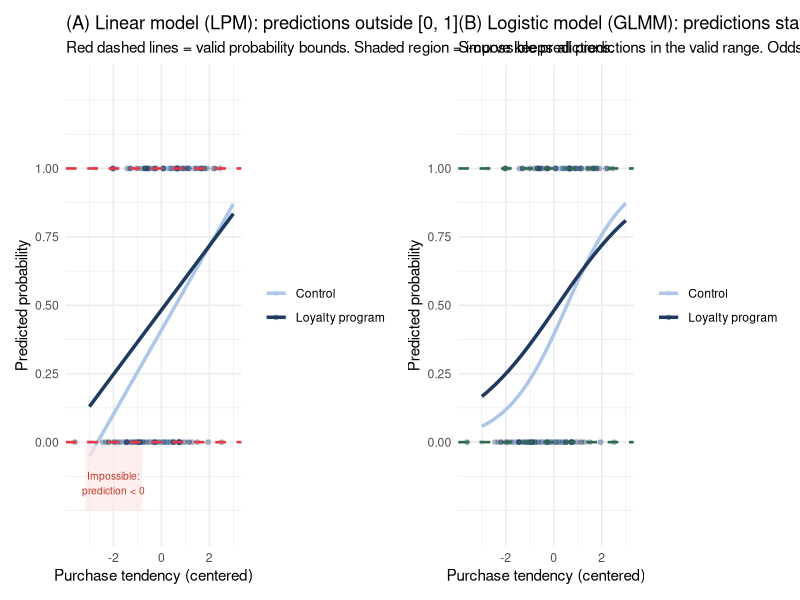
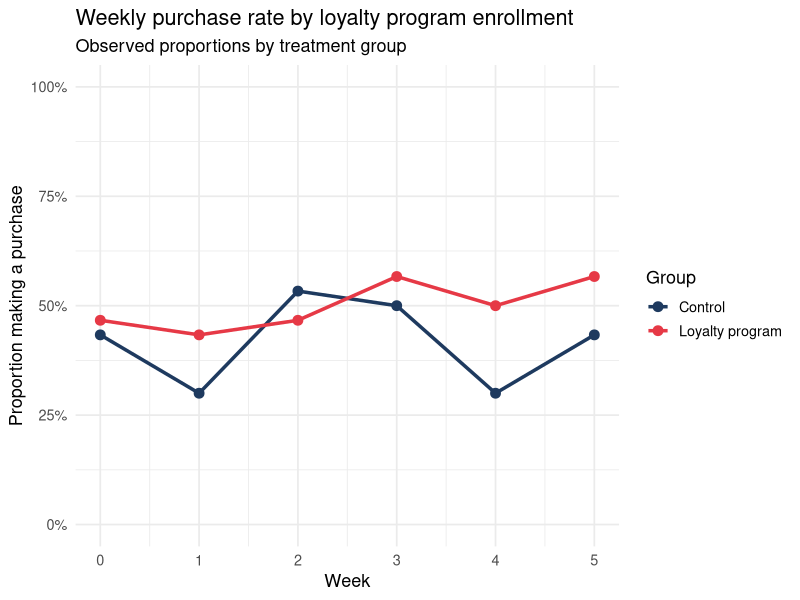
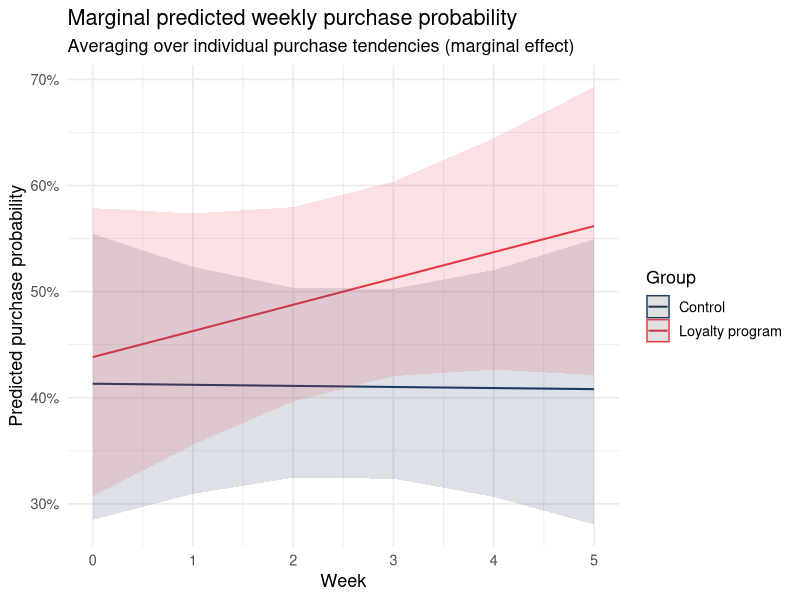
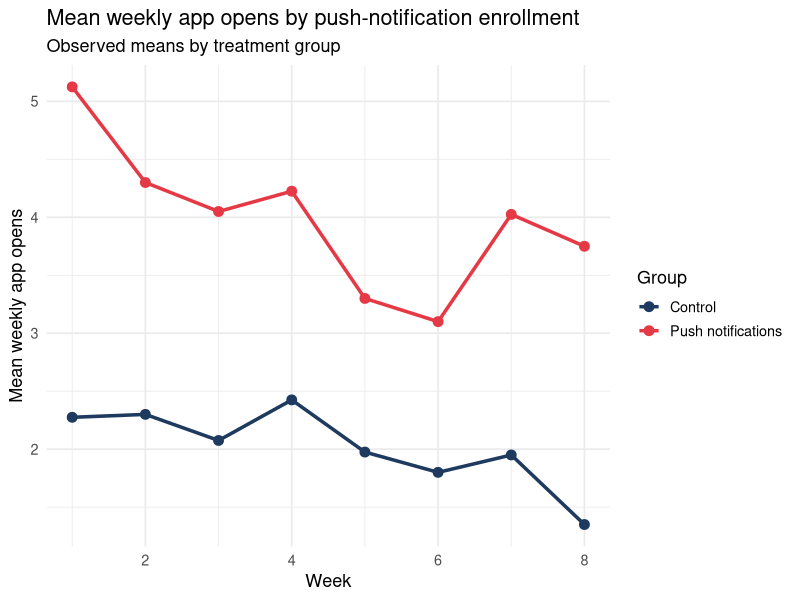
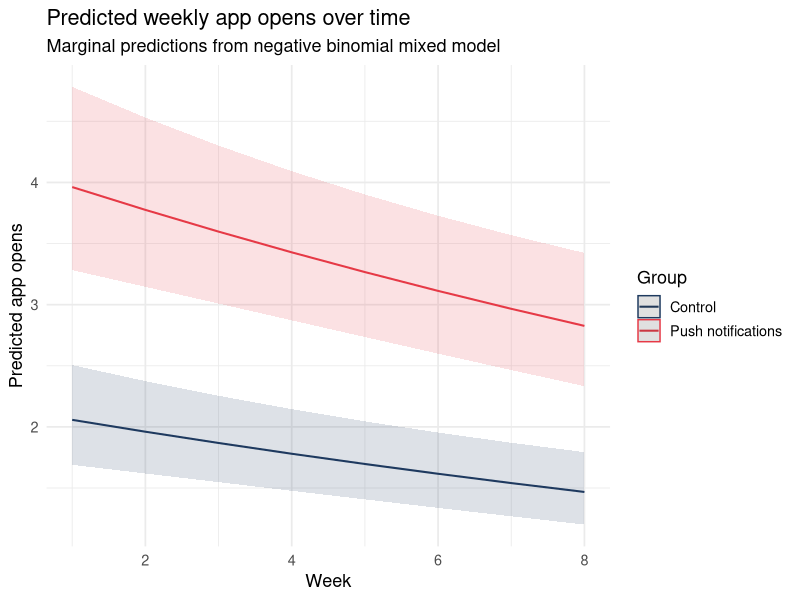

R code for these plots, in order:
## ---- chunk 1
library(tidyverse)
library(lme4)
library(lmerTest)
library(glmmTMB)
library(ggeffects)
library(ggplot2)
library(patchwork)
library(broom.mixed)
set.seed(2024)
## ---- chunk 2
set.seed(99)
n_ill  <- 200
x_pred <- rnorm(n_ill, 0, 1.2)   # purchase tendency (centered)
treat  <- rep(c(0, 1), each = n_ill / 2)
prob   <- plogis(-0.3 + 0.8 * x_pred + 0.6 * treat)
y_bin  <- rbinom(n_ill, 1, prob)

df_ill <- tibble(x_pred, treat = factor(treat, labels = c("Control", "Loyalty program")),
                 y_bin)

# Fit LMM (linear probability model) and GLMM
m_lm   <- lm(y_bin ~ x_pred * treat, data = df_ill)
m_glm  <- glm(y_bin ~ x_pred * treat, data = df_ill, family = binomial)

df_pred <- expand_grid(
  x_pred = seq(-3, 3, length.out = 100),
  treat  = factor(c("Control", "Loyalty program"))
) |>
  mutate(
    pred_lm  = predict(m_lm,  newdata = tibble(x_pred, treat)),
    pred_glm = predict(m_glm, newdata = tibble(x_pred, treat), type = "response")
  )

# LMM predictions panel
p_lm <- ggplot() +
  geom_point(data = df_ill, aes(x = x_pred, y = y_bin, color = treat),
             alpha = 0.3, size = 1.3) +
  geom_line(data = df_pred, aes(x = x_pred, y = pred_lm, color = treat),
            linewidth = 1.2) +
  geom_hline(yintercept = c(0, 1), linetype = "dashed", color = "#e63946",
             linewidth = 0.9) +
  annotate("rect", xmin = -3.2, xmax = -0.8, ymin = -0.25, ymax = -0.01,
           fill = "#fee8e8", alpha = 0.7) +
  annotate("text", x = -2.0, y = -0.15, label = "Impossible:\nprediction < 0",
           size = 2.6, color = "#c0392b", hjust = 0.5) +
  scale_color_manual(values = c("#aec6e8", "#1e3a5f"), name = NULL) +
  scale_y_continuous(limits = c(-0.30, 1.30),
                     breaks = c(0, 0.25, 0.5, 0.75, 1)) +
  labs(title    = "(A) Linear model (LPM): predictions outside [0, 1]",
       subtitle = "Red dashed lines = valid probability bounds. Shaded region = impossible predictions.",
       x = "Purchase tendency (centered)", y = "Predicted probability") +
  theme_minimal(base_size = 11)

# GLMM predictions panel
p_glm <- ggplot() +
  geom_point(data = df_ill, aes(x = x_pred, y = y_bin, color = treat),
             alpha = 0.3, size = 1.3) +
  geom_line(data = df_pred, aes(x = x_pred, y = pred_glm, color = treat),
            linewidth = 1.2) +
  geom_hline(yintercept = c(0, 1), linetype = "dashed", color = "#2d6a4f",
             linewidth = 0.9) +
  scale_color_manual(values = c("#aec6e8", "#1e3a5f"), name = NULL) +
  scale_y_continuous(limits = c(-0.30, 1.30),
                     breaks = c(0, 0.25, 0.5, 0.75, 1)) +
  labs(title    = "(B) Logistic model (GLMM): predictions stay within [0, 1]",
       subtitle = "S-curve keeps all predictions in the valid range. Odds ratio interpretation applies.",
       x = "Purchase tendency (centered)", y = "Predicted probability") +
  theme_minimal(base_size = 11)

p_lm + p_glm
## ---- chunk 3
n_people  <- 60
n_weeks   <- 6
treatment <- rep(c(0, 1), each = n_people / 2)

# Person-level random intercepts (on log-odds scale) — some customers are
# habitual shoppers, others rarely purchase regardless of program
u0 <- rnorm(n_people, 0, 0.8)

df_binary <- expand_grid(
  person = 1:n_people,
  week   = 0:(n_weeks - 1)
) |>
  mutate(
    treatment = treatment[person],
    u0        = u0[person],
    # True log-odds: intercept + loyalty program effect + habituation over time + RE
    log_odds  = -0.5 + u0 + 0.7 * treatment - 0.05 * week,
    prob      = plogis(log_odds),
    purchased = rbinom(n(), 1, prob),
    person    = factor(person),
    treatment = factor(treatment, labels = c("Control", "Loyalty program"))
  )

# Observed purchase rates by week and treatment group
df_binary |>
  group_by(week, treatment) |>
  summarise(prop_purchase = mean(purchased), .groups = "drop") |>
  ggplot(aes(x = week, y = prop_purchase, color = treatment, group = treatment)) +
  geom_line(linewidth = 1.2) +
  geom_point(size = 3) +
  scale_color_manual(values = c("#1e3a5f", "#e63946")) +
  scale_y_continuous(limits = c(0, 1), labels = scales::percent_format()) +
  labs(
    title = "Weekly purchase rate by loyalty program enrollment",
    subtitle = "Observed proportions by treatment group",
    x = "Week", y = "Proportion making a purchase", color = "Group"
  ) +
  theme_minimal(base_size = 13)
## ---- chunk 4
m_binary <- glmer(
  purchased ~ week * treatment + (1 | person),
  data   = df_binary,
  family = binomial
)

summary(m_binary)
## ---- chunk 5
broom.mixed::tidy(m_binary, effects = "fixed", exponentiate = TRUE, conf.int = TRUE) |>
  select(term, estimate, conf.low, conf.high, p.value) |>
  knitr::kable(digits = 3,
    caption = "Fixed effects as odds ratios: loyalty program increases purchase odds")
## ---- chunk 6
preds_binary <- ggpredict(m_binary, terms = c("week", "treatment"), type = "fixed")

plot(preds_binary) +
  scale_color_manual(values = c("#1e3a5f", "#e63946")) +
  scale_fill_manual(values  = c("#1e3a5f", "#e63946")) +
  labs(
    title    = "Marginal predicted weekly purchase probability",
    subtitle = "Averaging over individual purchase tendencies (marginal effect)",
    x = "Week", y = "Predicted purchase probability", color = "Group", fill = "Group"
  ) +
  theme_minimal(base_size = 13)
## ---- chunk 7
n_customers <- 80
n_weeks_c   <- 8
treatment_c <- rep(c(0, 1), each = n_customers / 2)

# Customer-level random intercepts on log-count scale
# Some customers are habitual checkers; others rarely open the app
u0_count <- rnorm(n_customers, 0, 0.5)

df_count <- expand_grid(
  customer = 1:n_customers,
  week     = 1:n_weeks_c
) |>
  mutate(
    treatment  = treatment_c[customer],
    u0         = u0_count[customer],
    log_mu     = 0.8 + u0 + 0.5 * treatment - 0.04 * week,
    mu         = exp(log_mu),
    app_opens  = rpois(n(), mu),
    customer   = factor(customer),
    treatment  = factor(treatment, labels = c("Control", "Push notifications"))
  )

# Observed mean app opens by week and treatment
df_count |>
  group_by(week, treatment) |>
  summarise(mean_opens = mean(app_opens), .groups = "drop") |>
  ggplot(aes(x = week, y = mean_opens, color = treatment, group = treatment)) +
  geom_line(linewidth = 1.2) +
  geom_point(size = 3) +
  scale_color_manual(values = c("#1e3a5f", "#e63946")) +
  labs(
    title    = "Mean weekly app opens by push-notification enrollment",
    subtitle = "Observed means by treatment group",
    x = "Week", y = "Mean weekly app opens", color = "Group"
  ) +
  theme_minimal(base_size = 13)
## ---- chunk 8
m_poisson <- glmmTMB(
  app_opens ~ week + treatment + (1 | customer),
  data   = df_count,
  family = poisson
)

summary(m_poisson)
## ---- chunk 9
# Pearson statistic / residual df
pearson_resid <- residuals(m_poisson, type = "pearson")
dispersion_ratio <- sum(pearson_resid^2) / df.residual(m_poisson)

cat("Dispersion ratio (Pearson χ² / df):", round(dispersion_ratio, 3), "\n")
cat("Interpretation: values near 1.0 indicate no overdispersion;\n")
cat("values > 1.5 suggest the negative binomial model is preferred.\n")
## ---- chunk 10
m_negbin <- glmmTMB(
  app_opens ~ week + treatment + (1 | customer),
  data   = df_count,
  family = nbinom2
)

summary(m_negbin)

# Compare AIC
AIC(m_poisson, m_negbin) |>
  knitr::kable(caption = "Model comparison: Poisson vs. Negative Binomial for app opens")
## ---- chunk 11
preds_count <- ggpredict(m_negbin, terms = c("week", "treatment"), type = "fixed")

plot(preds_count) +
  scale_color_manual(values = c("#1e3a5f", "#e63946")) +
  scale_fill_manual(values  = c("#1e3a5f", "#e63946")) +
  labs(
    title    = "Predicted weekly app opens over time",
    subtitle = "Marginal predictions from negative binomial mixed model",
    x = "Week", y = "Predicted app opens", color = "Group", fill = "Group"
  ) +
  theme_minimal(base_size = 13)
